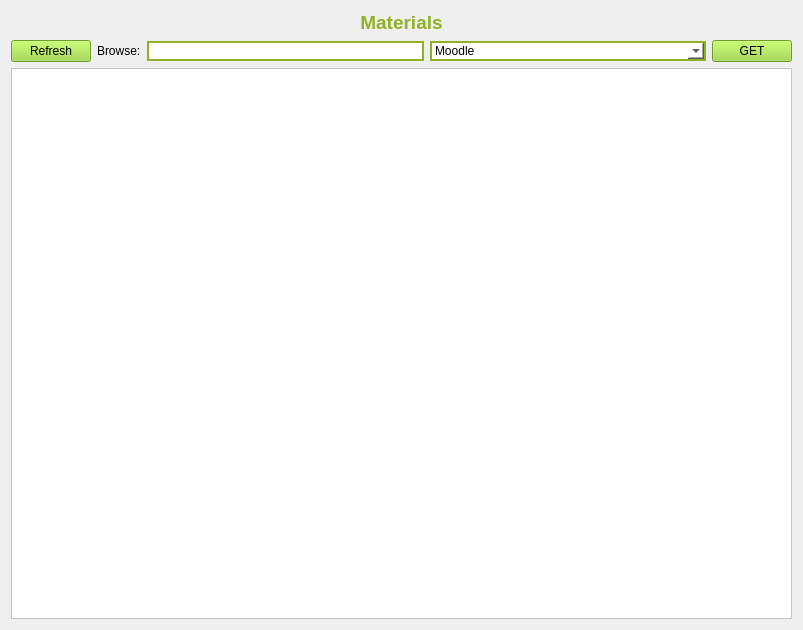
<?xml version="1.0" encoding="UTF-8"?>
<ui version="4.0">
 <class>materialsFrame</class>
 <widget class="QFrame" name="materialsFrame">
  <property name="geometry">
   <rect>
    <x>0</x>
    <y>0</y>
    <width>803</width>
    <height>630</height>
   </rect>
  </property>
  <property name="windowTitle">
   <string>Frame</string>
  </property>
  <layout class="QVBoxLayout" name="verticalLayout">
   <item>
    <widget class="QLabel" name="materialsLabel">
     <property name="sizePolicy">
      <sizepolicy hsizetype="Preferred" vsizetype="Maximum">
       <horstretch>0</horstretch>
       <verstretch>0</verstretch>
      </sizepolicy>
     </property>
     <property name="text">
      <string>&lt;html&gt;&lt;head/&gt;&lt;body&gt;&lt;p align=&quot;center&quot;&gt;&lt;span style=&quot; font-size:14pt; font-weight:600; color:#90b124;&quot;&gt;Materials&lt;/span&gt;&lt;/p&gt;&lt;/body&gt;&lt;/html&gt;</string>
     </property>
    </widget>
   </item>
   <item>
    <layout class="QGridLayout" name="searchMaterialsBox">
     <item row="1" column="0">
      <layout class="QHBoxLayout" name="commandsBar">
       <item>
        <widget class="QPushButton" name="refreshButton">
         <property name="cursor">
          <cursorShape>PointingHandCursor</cursorShape>
         </property>
         <property name="styleSheet">
          <string notr="true">background-color: rgb(154, 217, 59);</string>
         </property>
         <property name="text">
          <string>Refresh</string>
         </property>
        </widget>
       </item>
       <item>
        <widget class="QLabel" name="browseLabel">
         <property name="text">
          <string>Browse:</string>
         </property>
        </widget>
       </item>
       <item>
        <widget class="QLineEdit" name="filterLineEdit">
         <property name="styleSheet">
          <string notr="true">background-color:rgb(255, 255, 255);
border: 2px solid #90b124; </string>
         </property>
        </widget>
       </item>
       <item>
        <widget class="QComboBox" name="choosePlatformComboBox">
         <property name="sizePolicy">
          <sizepolicy hsizetype="MinimumExpanding" vsizetype="Maximum">
           <horstretch>0</horstretch>
           <verstretch>0</verstretch>
          </sizepolicy>
         </property>
         <property name="styleSheet">
          <string notr="true">background-color: rgb(255,255,255);
border: 2px solid #90b124; </string>
         </property>
         <item>
          <property name="text">
           <string>Moodle</string>
          </property>
         </item>
         <item>
          <property name="text">
           <string>Microsoft Teams</string>
          </property>
         </item>
        </widget>
       </item>
       <item>
        <widget class="QPushButton" name="getButton">
         <property name="cursor">
          <cursorShape>PointingHandCursor</cursorShape>
         </property>
         <property name="styleSheet">
          <string notr="true">background-color: rgb(154, 217, 59);</string>
         </property>
         <property name="text">
          <string>GET</string>
         </property>
        </widget>
       </item>
      </layout>
     </item>
     <item row="2" column="0">
      <layout class="QHBoxLayout" name="coursesList">
       <item>
        <widget class="QListView" name="coursesView">
         <property name="styleSheet">
          <string notr="true">background-color: rgb(255, 255, 255);</string>
         </property>
        </widget>
       </item>
      </layout>
     </item>
    </layout>
   </item>
  </layout>
 </widget>
 <resources/>
 <connections/>
</ui>
